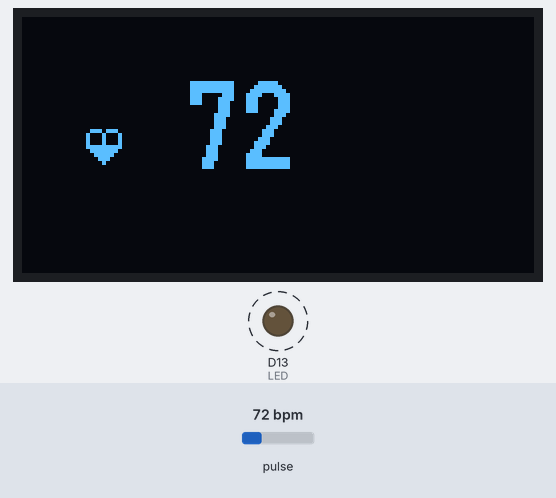
Simulated run of this sketch. Board: Arduino Zero (SAMD21). Shown: 128×64 one-colour display, output pins drawn as LEDs (lit = HIGH). Dashed ring = blinking. The test bench sets the inputs (shaded band); at power-on: pulse 72 bpm (analog values on the 0–1023 scale). What the sketch prints to the serial monitor is not drawn.

Above: at 1.4 s.
1.5 s: pulse set to 42 bpm
At 3.4 s:
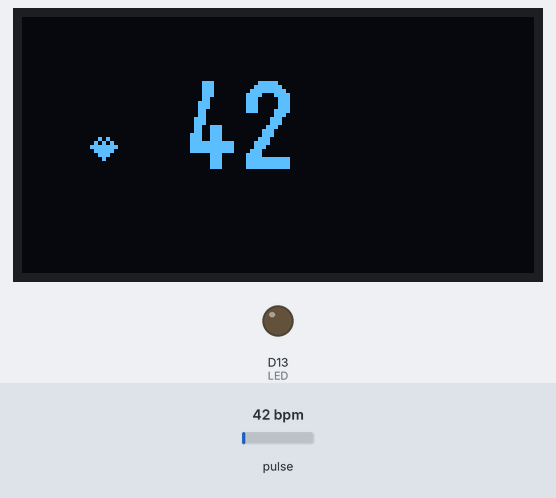
3.9 s: pulse set to 100 bpm
At 4.44 s:
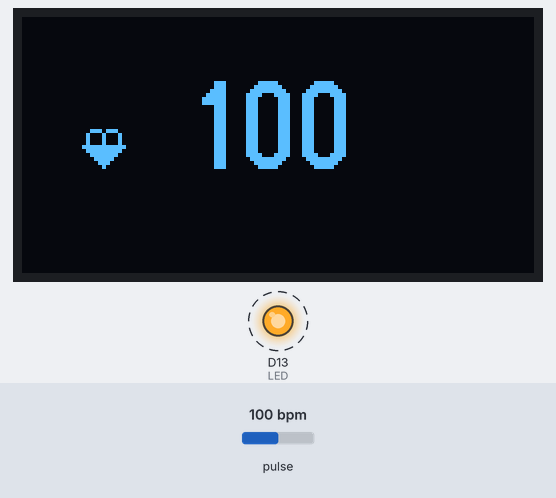
5.8 s: pulse set to 70 bpm
At 7.1 s:
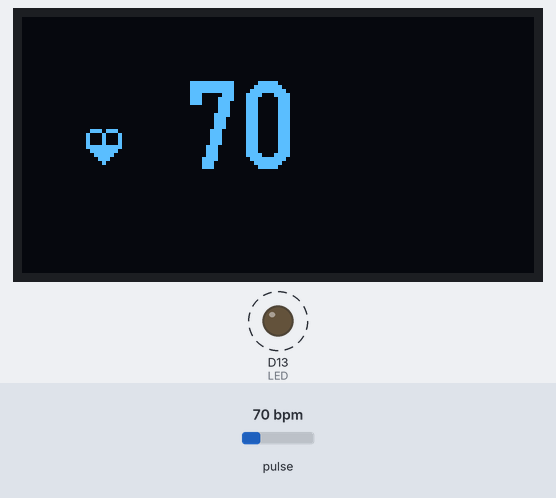
Timing chart, 0 to 14.1 s (numbered marks = the images above; inputs shaded):
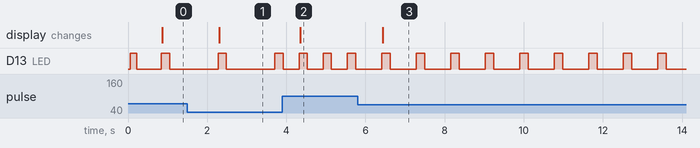

Measured:
- after the input at 1.5 s, the display: changes after 0.80 s (image 1)
- after the input at 3.9 s, the display: changes after 0.45 s (image 2)
- after the input at 5.8 s, D13 (LED): alternates HIGH for 0.21 s and LOW for 0.66 s, starting after 0.62 s; the display: changes after 0.64 s (image 3)

The sketch:

HeartBeat_Monitor.ino
```cpp
//https://pulsesensor.com/pages/code-and-guide
#include <U8g2lib.h>
#include <PulseSensorPlayground.h>

PulseSensorPlayground pulseSensor;  // Creates an instance of the PulseSensorPlayground object called "pulseSensor"


int PulseSensorPurplePin = A0;  // Pulse Sensor PURPLE WIRE connected to ANALOG PIN 0
int LED = LED_BUILTIN;          //  The on-board Arduion LED

int Signal;           // holds the incoming raw data. Signal value can range from 0-1024
int Threshold = 8275;  // Determine which Signal to "count as a beat", and which to ingore.

U8G2_SSD1306_128X64_NONAME_F_HW_I2C OLED(U8G2_R0, U8X8_PIN_NONE);  // Main time display

// The SetUp Function:
void setup() {
  pinMode(LED, OUTPUT);  // pin that will blink to your heartbeat!
  Serial.begin(9600);    // Set's up Serial Communication at certain speed.

  OLED.begin();
  OLED.setFont(u8g2_font_logisoso42_tn);
  OLED.clearDisplay();

  analogReadResolution(14);

  pulseSensor.analogInput(PulseSensorPurplePin);
  pulseSensor.blinkOnPulse(LED);  //auto-magically blink Arduino's LED with heartbeat.
  pulseSensor.setThreshold(Threshold);

  // Double-check the "pulseSensor" object was created and "began" seeing a signal.
  if (pulseSensor.begin()) {
    Serial.println("We created a pulseSensor Object !");  //This prints one time at Arduino power-up,  or on Arduino reset.
  }
}

// The Main Loop Function
void loop() {

  if (pulseSensor.sawStartOfBeat()) {              // Constantly test to see if "a beat happened".
    int myBPM = pulseSensor.getBeatsPerMinute();   // Calls function on our pulseSensor object that returns BPM as an "int".
                                                   // "myBPM" hold this BPM value now.
    Serial.println("♥  A HeartBeat Happened ! ");  // If test is "true", print a message "a heartbeat happened".
    Serial.print("BPM: ");                         // Print phrase "BPM: "
    Serial.println(myBPM);
    displayRate(myBPM);
  }
  delay(20);
}


void displayRate(int heartRate) {
  OLED.clearBuffer();

  // Draw a pulsating heart icon
  int heartSize = map(heartRate, 60, 120, 8, 12);  // Subtle size changes for pulsation
  drawHeart(20, 32, heartSize);

  // Display the heart rate value next to the heart
  OLED.setCursor(40, 38);                 // Position right next to the heart
  OLED.setFont(u8g2_font_logisoso22_tn);  // Smaller font for better alignment
  OLED.print(heartRate);
  OLED.print(" BPM");

  OLED.sendBuffer();
}

void drawHeart(int x, int y, int size) {
  // Draw a small pulsating heart shape
  OLED.drawCircle(x - size / 4, y - size / 4, size / 4);                 // Left semi-circle
  OLED.drawCircle(x + size / 4, y - size / 4, size / 4);                 // Right semi-circle
  OLED.drawTriangle(x - size / 2, y, x + size / 2, y, x, y + size / 2);  // Bottom triangle
}
```
